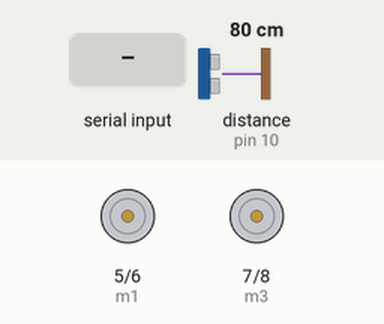
Bench run of a sketch on a simulated Arduino Uno, built with avr-gcc and run on an emulated ATmega328P. On the bench: motor-driver pin pairs drawn as motors (green arrow = first pin HIGH = forward, orange = second pin HIGH = backward, longer = more drive). Wiring (inferred from the names in the program): ultrasonic range finder: trigger pin 9; echo pin 10. The test bench sets the inputs (shaded band); at power-on: distance to the obstacle (sensor on pin 10) 80 cm. The echo pulse lasts 58.3 µs per cm.

Above: at 1.2 s.
1.3 s: distance to the obstacle (sensor on pin 10) set to 22 cm
2.8 s: distance to the obstacle (sensor on pin 10) set to 19 cm
At 3.4 s:
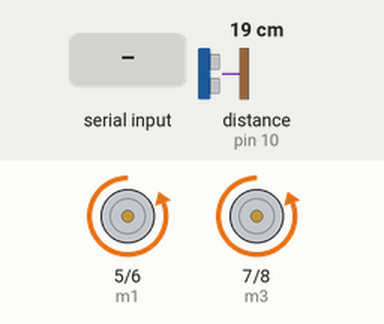
5.8 s: "F" received over Serial
8.8 s: "L" received over Serial
11.8 s: distance to the obstacle (sensor on pin 10) set to 35 cm
At 12.9 s:
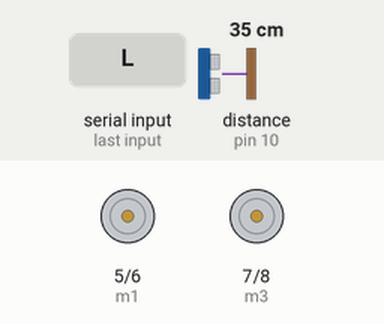
13.4 s: distance to the obstacle (sensor on pin 10) set to 2 cm
At 14.6 s:
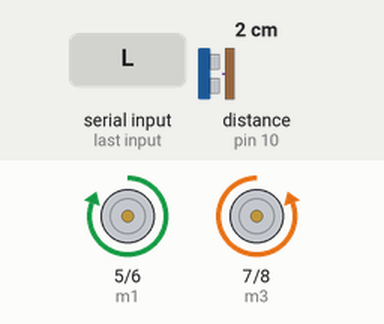
Timing chart, 0 to 17.4 s (numbered marks = the images above; inputs shaded):
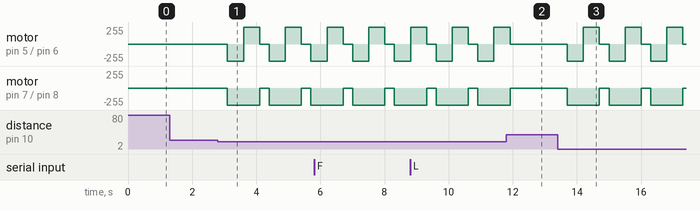

Measured:
- the behaviour switches between 21 and 20 cm on distance to the obstacle (sensor on pin 10) (found by bisection; images 0 and 1)
- after the input at 1.3 s, every drawn part: stays the same
- after the input at 2.8 s, motor on pin 5 (m1) / pin 6 (m2): stopped → backward 255/255 after 0.30 s, → forward 255/255 0.50 s later, → stopped 0.50 s later, → backward 255/255 0.30 s later, … (7 changes in this stretch); motor on pin 7 (m3) / pin 8 (m4): alternates backward 255/255 for 1.0 s and stopped for 0.30 s, starting after 0.30 s
- after the input at 11.8 s, motor on pin 5 (m1) / pin 6 (m2), motor on pin 7 (m3) / pin 8 (m4): goes on until 11.9 s, then stays stopped
- after the input at 13.4 s, motor on pin 5 (m1) / pin 6 (m2): stopped → backward 255/255 after 0.30 s, then repeats every 1.3 s: forward 255/255 0.50 s, stopped 0.30 s, backward 255/255 0.50 s; motor on pin 7 (m3) / pin 8 (m4): alternates backward 255/255 for 1.0 s and stopped for 0.30 s, starting after 0.30 s

The sketch:

Autonomous.ino
```cpp
// Smart Hybrid Autonomous Boat
// Bluetooth + Ultrasonic Obstacle Avoidance

#define trigPin 9
#define echoPin 10

#define m1 5
#define m2 6
#define m3 7
#define m4 8

char command;

long duration;
int distance;

void setup() {
  Serial.begin(9600);

  pinMode(trigPin, OUTPUT);
  pinMode(echoPin, INPUT);

  pinMode(m1, OUTPUT);
  pinMode(m2, OUTPUT);
  pinMode(m3, OUTPUT);
  pinMode(m4, OUTPUT);

  stopBoat();
}

void loop() {

  // Read Bluetooth / Voice command
  if (Serial.available()) {
    command = Serial.read();
    manualControl(command);
  }

  // Autonomous obstacle detection
  distance = getDistance();

  if (distance < 20 && distance > 0) {
    avoidObstacle();
  }
}

int getDistance() {
  digitalWrite(trigPin, LOW);
  delayMicroseconds(2);

  digitalWrite(trigPin, HIGH);
  delayMicroseconds(10);
  digitalWrite(trigPin, LOW);

  duration = pulseIn(echoPin, HIGH);
  int dist = duration * 0.034 / 2;

  return dist;
}

void manualControl(char cmd) {
  switch (cmd) {

    case 'F': forward(); break;
    case 'B': backward(); break;
    case 'L': left(); break;
    case 'R': right(); break;
    case 'S': stopBoat(); break;
  }
}

void avoidObstacle() {
  stopBoat();
  delay(300);

  backward();
  delay(500);

  right();
  delay(500);

  stopBoat();
}

void forward() {
  digitalWrite(m1, HIGH);
  digitalWrite(m2, LOW);
  digitalWrite(m3, HIGH);
  digitalWrite(m4, LOW);
}

void backward() {
  digitalWrite(m1, LOW);
  digitalWrite(m2, HIGH);
  digitalWrite(m3, LOW);
  digitalWrite(m4, HIGH);
}

void left() {
  digitalWrite(m1, LOW);
  digitalWrite(m2, HIGH);
  digitalWrite(m3, HIGH);
  digitalWrite(m4, LOW);
}

void right() {
  digitalWrite(m1, HIGH);
  digitalWrite(m2, LOW);
  digitalWrite(m3, LOW);
  digitalWrite(m4, HIGH);
}

void stopBoat() {
  digitalWrite(m1, LOW);
  digitalWrite(m2, LOW);
  digitalWrite(m3, LOW);
  digitalWrite(m4, LOW);
}
```
